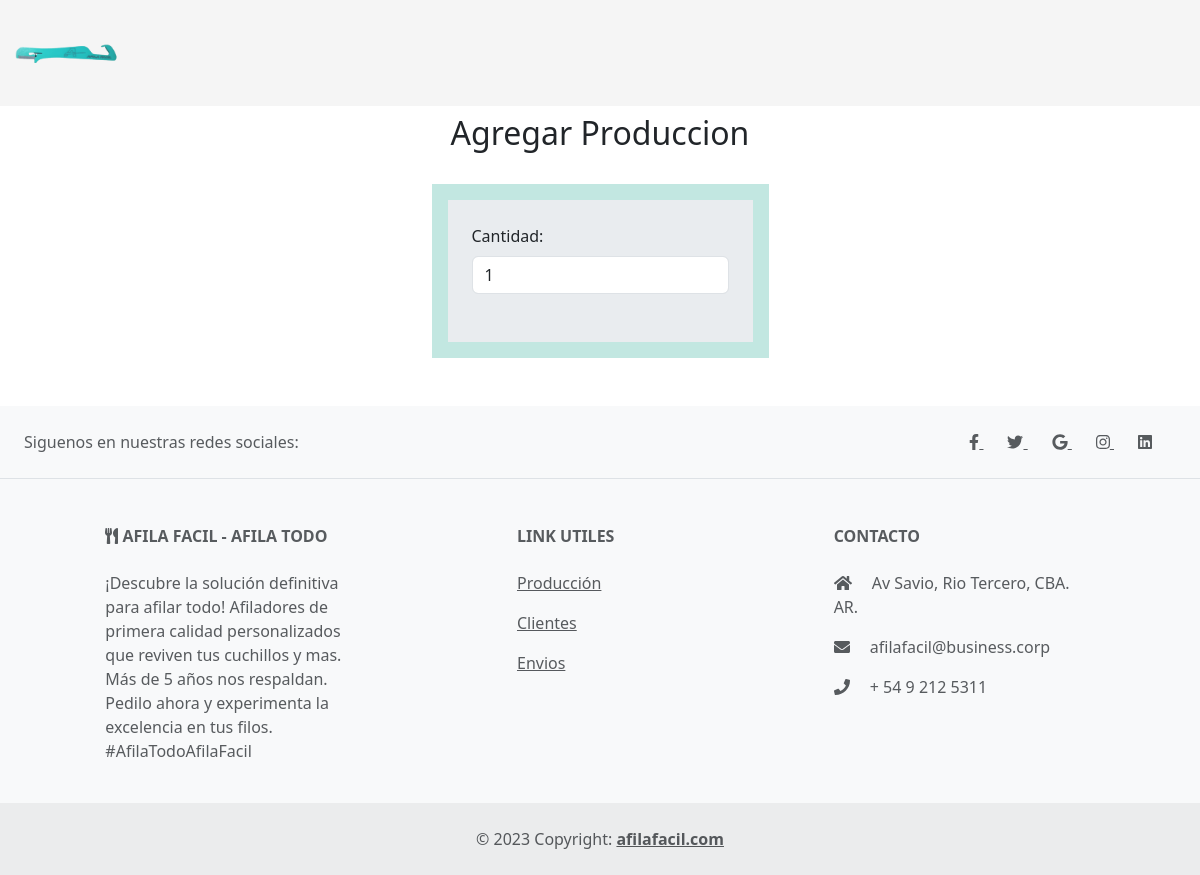
Page /agregar_materias_produccion/6/ on the earlier database version.
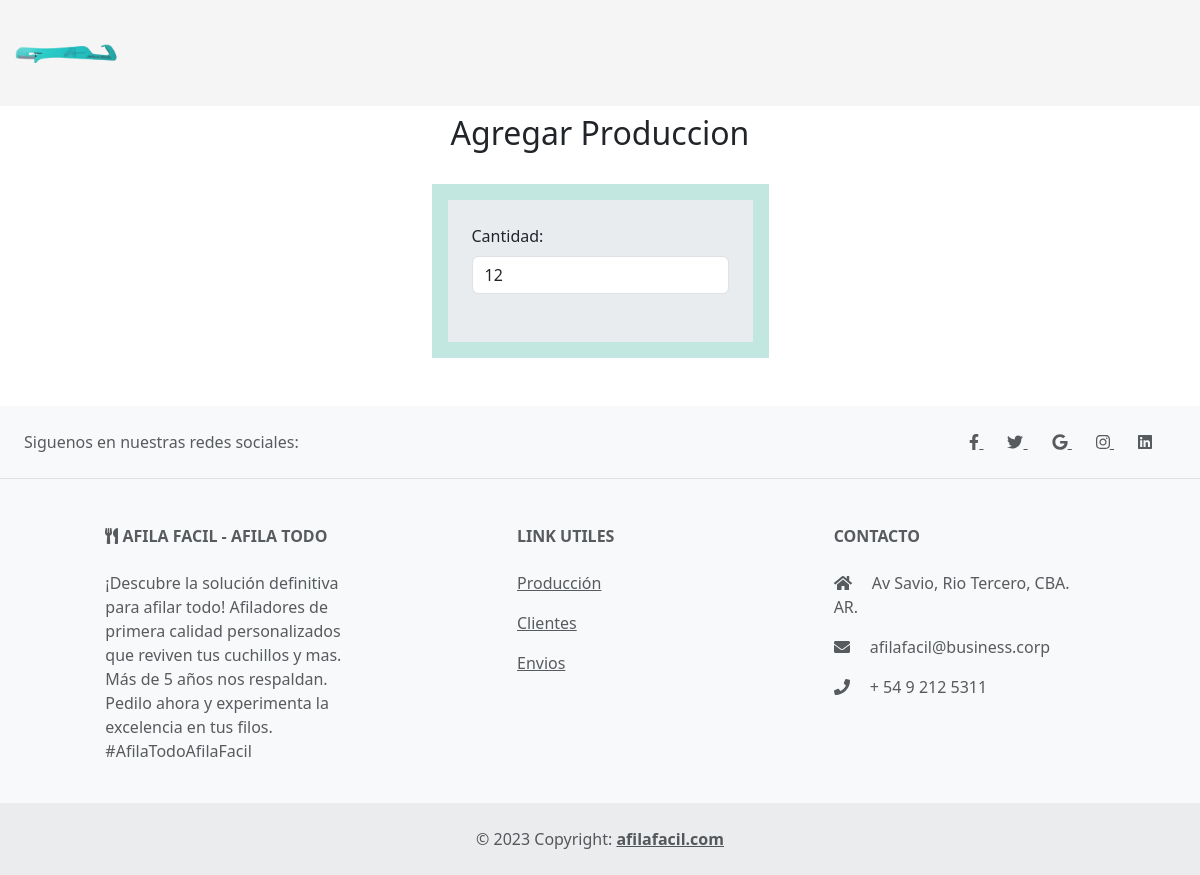
Same page on the later database version.
### produccion/models.py (models this page shows, shortened)
class Produccion(models.Model):
    producto_completo = models.BooleanField(default=False)
    materias = models.ForeignKey(Materias, on_delete=models.CASCADE, related_name='produccion', null=True)
    produccion_cantidad = models.IntegerField(default=0)
    produccion_total = models.IntegerField(default=0)
    nombre = models.CharField(max_length=100, default='')
    class Meta:
        db_table = 'produccion'
        verbose_name = "Produccion"

### produccion/views.py (the view)
# urls.py: path('agregar_materias_produccion/<int:id>/',views.agregar_materias_produccion, name='agregar_materias_produccion'),
def agregar_materias_produccion(request, id):
    produccion = get_object_or_404(Produccion, pk=id)
    if request.method == 'POST':
        form = ProduccionCantidadForm(request.POST)
        if form.is_valid():
            nueva_cantidad = form.cleaned_data['cantidad']
            nueva_cantidad += produccion.produccion_cantidad
            if nueva_cantidad < 0:
                messages.error(request, "La cantidad no puede ser negativa")
                return render(request, 'agregar_materias_produccion.html', {'form': form, 'produccion': produccion})
            materias = Materias.objects.filter(id__in=[1, 2, 3, 4, 5, 6])
            minimo_cantidad_materias = min(materia.cantidad for materia in materias)
            if nueva_cantidad <= minimo_cantidad_materias:
                for materia in materias:
                    materia.cantidad -= nueva_cantidad
                    materia.save()
                produccion.produccion_cantidad = nueva_cantidad
                total = sum(materia.precio * nueva_cantidad for materia in materias)
                produccion.produccion_total = total
                produccion.save()
                return redirect('produccion')  # Agregamos el return aquí
            else:
                messages.warning(request, "No hay stock disponible")
                return render(request, 'agregar_materias_produccion.html', {'form': form, 'produccion': produccion})
        else:
            return render(request, 'agregar_materias_produccion.html', {'form': form, 'produccion': produccion})
    else:
        form = ProduccionCantidadForm(initial={
            'cantidad': produccion.produccion_cantidad
        })
    return render(request, 'agregar_materias_produccion.html', {'form': form, 'produccion': produccion})

### produccion/forms.py
class ProduccionCantidadForm(forms.Form):
    cantidad = forms.IntegerField() #min_value=0 si lo dejo no emitira mensaje

### produccion/templates/agregar_materias_produccion.html (shortened to what this page needs)
{% extends "materias_primas/layout.html" %}
{% load static %}
{% block content %}
    <div class="container-fluid ">
        <div class="d-flex flex-column align-items-center">
          <h2 class="mb-3 mt-2">Agregar Produccion</h2>
          <div class="d-flex justify-content-center mt-3 mb-5" style="background-color: #c2e7e1;">
            <form class="m-3 p-4 bg-body-secondary" method="post" action="{% url 'agregar_materias_produccion' produccion.id %}"  enctype="multipart/form-data">
              <div class="row mb-4">
                <div class="form-outline w-100">
                <label class="form-label" for="cantidad">Cantidad: </label>
                <input type="number" id="cantidad" name="cantidad" class="form-control" value="{{ produccion.produccion_cantidad }}"/>
                </div>
            </div>
            </form>
        </div>
    </div>
  </div>
{% endblock %}

Differences in the rows shown:
changed Produccion: cantidad "1" → "12"
